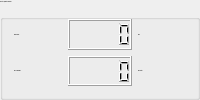
         <widget class="QGroupBox" name="groupBox_10">
          <property name="maximumSize">
           <size>
            <width>16777215</width>
            <height>150</height>
           </size>
          </property>
          <property name="font">
           <font>
            <family>Inter</family>
            <pointsize>-1</pointsize>
            <weight>62</weight>
            <bold>true</bold>
           </font>
          </property>
          <property name="title">
           <string>UUT to operator (RS422)</string>
          </property>
          <layout class="QVBoxLayout" name="verticalLayout_31">
           <item>
            <layout class="QHBoxLayout" name="horizontalLayout_5">
             <item>
              <widget class="QLabel" name="label_88">
               <property name="font">
                <font>
                 <family>Inter</family>
                 <pointsize>-1</pointsize>
                 <weight>75</weight>
                 <bold>true</bold>
                </font>
               </property>
               <property name="text">
                <string>PRESSURE</string>
               </property>
              </widget>
             </item>
             <item>
              <widget class="QLCDNumber" name="lcdNumber_pc"/>
             </item>
             <item>
              <widget class="QLabel" name="label_89">
               <property name="text">
                <string>hPa</string>
               </property>
              </widget>
             </item>
            </layout>
           </item>
           <item>
            <layout class="QHBoxLayout" name="horizontalLayout_6">
             <item>
              <widget class="QLabel" name="label_90">
               <property name="font">
                <font>
                 <family>Inter</family>
                 <pointsize>-1</pointsize>
                 <weight>75</weight>
                 <bold>true</bold>
                </font>
               </property>
               <property name="text">
                <string>ALT CAB RATO</string>
               </property>
              </widget>
             </item>
             <item>
              <widget class="QLCDNumber" name="lcdNumber_alt"/>
             </item>
             <item>
              <widget class="QLabel" name="label_91">
               <property name="text">
                <string>hPa / min</string>
               </property>
              </widget>
             </item>
            </layout>
           </item>
          </layout>
         </widget>
